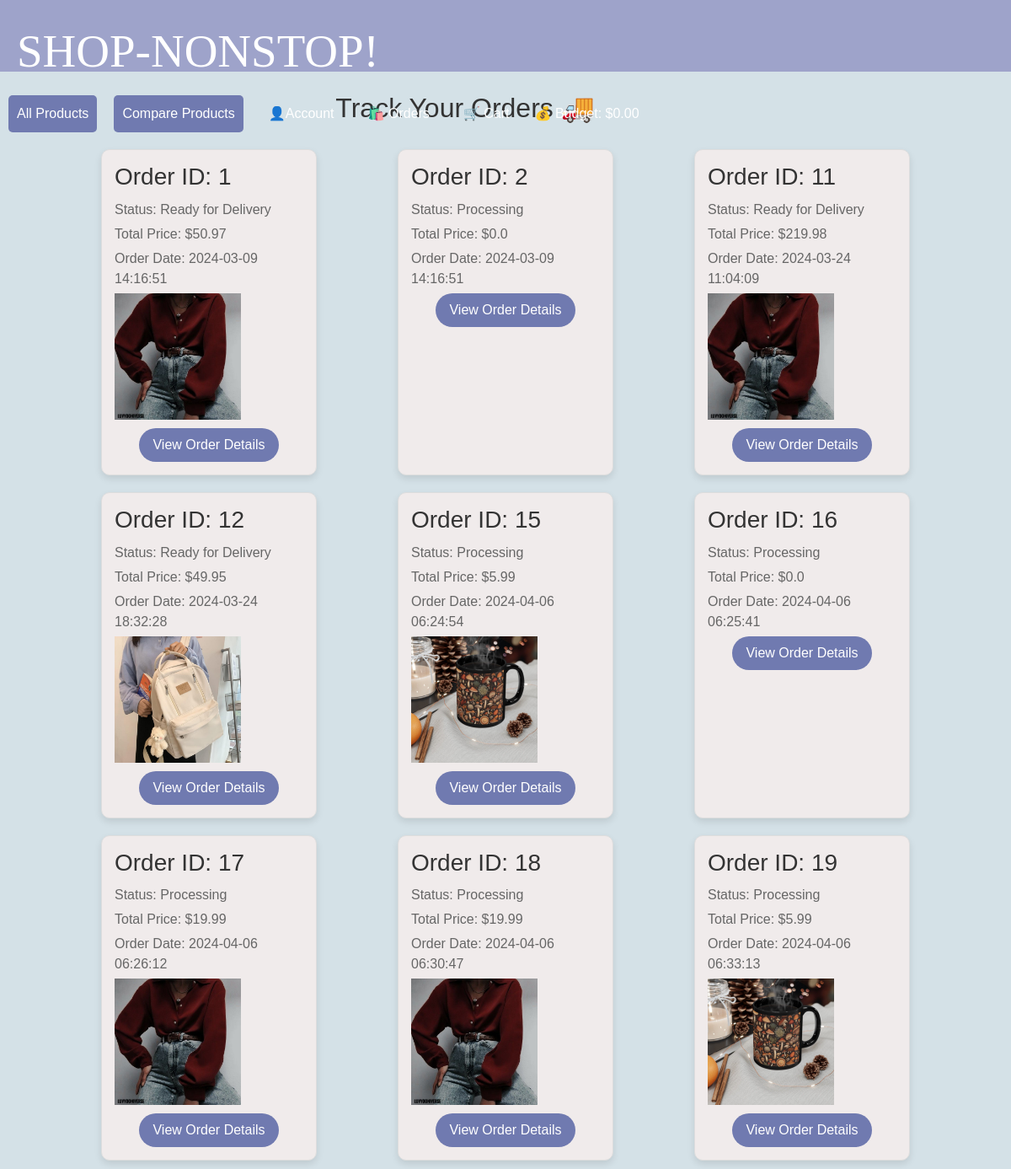
The app's page /track_order (signed in) with its own data.
### app/models.py (models this page shows, shortened)
class Order(db.Model):
    __tablename__ = 'order'
    id = db.Column(db.Integer, primary_key=True)
    user_id = db.Column(db.Integer, db.ForeignKey('user.id'), nullable=False)
    phone = db.Column(db.String(20), nullable=False)
    address = db.Column(db.String(100), nullable=False)
    total_price = db.Column(db.Float, nullable=False)
    date_created = db.Column(db.DateTime, default=datetime.utcnow())
    tracking_level = db.Column(db.String(50), nullable=True)
    items = db.relationship('Items', secondary=order_items,
                            backref=db.backref('orders', lazy='dynamic'))

### app/routes.py (the view)
@app.route('/track_order')
def track_order():
    username = session.get('username')
    if username:
        user = User.query.filter_by(username=username).first()
        order_history = Order.query.filter_by(user_id=user.id).all()
        return render_template('track_order.html', username=username, order_history=order_history)
    else:
        return redirect(url_for('login'))

### app/templates/track_order.html (shortened to what this page needs)
{% extends "base.html" %}
{% block content %}
<div class="container">
    <br><h2 text-align:centre> Track Your Orders 🚚</h2>
    <div class="orders">
        {% if order_history %}
            {% for order in order_history %}
                <div class="order">
                    <h3>Order ID: {{ order.id }}</h3>
                    <p>Status: {{ order.tracking_level }}</p>
                    <p>Total Price: ${{ order.total_price | round(2) }}</p>
                    {% if order.date_created %}
                        <p>Order Date: {{ order.date_created.strftime('%Y-%m-%d %H:%M:%S') }}</p>
                    {% endif %}
                    {% if order.items %}
                        <div class="product-image">
                            <img src="{{ order.items[0].pic }}" alt="Product Image" width="150">
                        </div>
                    {% endif %}
                    <div class="order-details">
                        <a href="/order_history">View Order Details</a>
                    </div>
                </div>
            {% endfor %}
        {% else %}
            <p>No orders to track.</p>
        {% endif %}
    </div>
</div>
{% endblock %}

### app/templates/base.html (style rules this page uses)
body { margin: 0; font-family: Font1,Arial, sans-serif; background-color: #dfe3ee; color: #615f5f; }
h2 { display: flex; justify-content: flex-end; max-width: 60%; }

### app/templates/track_order.html (style rules this page uses)
body { font-family: Arial, sans-serif; margin: 0; padding: 0; background-color: #d4e1e7; }
.container { width: 90%; margin: auto; overflow: hidden; }
h2 { color: #333; text-align: center; }
.orders { display: flex; flex-wrap: wrap; justify-content: space-around; margin-top: 20px; }
.order { width: calc(25% - 8px); background-color: #f0ebeb; border: 1px solid #ddd; border-radius: 10px; margin: 10px; padding: 15px; box-shadow: 0 4px 8px rgba(0, 0, 0, 0.1); transition: transform 0.3s ease; }
.order h3 { color: #333; margin-bottom: 10px; }
.order p { margin: 5px 0; color: #666; }
.product-image { width: 100%; height: auto; margin-bottom: 10px; border-radius: 5px; }
.order-details { text-align: center; }
.order-details a { display: inline-block; padding: 8px 16px; background-color: #707ab0; color: #fff; text-decoration: none; border-radius: 20px; transition: background-color 0.3s; }

### records on screen
Order: id "1", tracking_level "Ready for Delivery", total_price "50.97", date_created "2024-03-09 14:16:51"
Order: id "2", tracking_level "Processing", total_price "0.0", date_created "2024-03-09 14:16:51"
Order: id "11", tracking_level "Ready for Delivery", total_price "219.98", date_created "2024-03-24 11:04:09"
Order: id "12", tracking_level "Ready for Delivery", total_price "49.95", date_created "2024-03-24 18:32:28", shows a picture
Order: id "15", tracking_level "Processing", total_price "5.99", date_created "2024-04-06 06:24:54"
Order: id "16", tracking_level "Processing", total_price "0.0", date_created "2024-04-06 06:25:41"
Order: id "17", tracking_level "Processing", total_price "19.99", date_created "2024-04-06 06:26:12"
Order: id "18", tracking_level "Processing", total_price "19.99", date_created "2024-04-06 06:30:47"
Order: id "19", tracking_level "Processing", total_price "5.99", date_created "2024-04-06 06:33:13"

### other values on screen
{{ session.get('budget', '0.00') }} "0.00"
